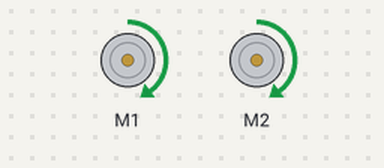
Recording of a sketch running on a simulated Arduino Uno, built with avr-gcc and run on an emulated ATmega328P. Parts: 2 × DC motor (green arrow = forward, orange = backward, longer = faster). What the sketch prints to the serial monitor is not drawn.

Above: at 1.0 s.
Timing chart, 0 to 3.0 s (numbered marks = the images above):
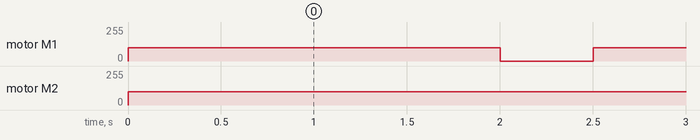

Measured:
- by itself, motor M1: alternates forward 100/255 for 2.0 s and stopped for 0.50 s
- by itself, motor M2: stopped → forward 100/255 at 0.00 s

The sketch:

DcMotor1.ino
```cpp
#include <AFMotor.h>

AF_DCMotor motor(1, MOTOR12_64KHZ); // create motor #2, 64KHz pwm
AF_DCMotor motor2(2, MOTOR12_64KHZ); // create motor #2, 64KHz pwm

int theSpeed = 100;

void setup() {
  Serial.begin(9600);           // set up Serial library at 9600 bps
  Serial.println("Motor 1 test!");

  motor.setSpeed(theSpeed);     // set the speed to 200/255
  motor2.setSpeed(theSpeed);     // set the speed to 200/255
}

void loop() {
  forward();
  delay(2000);
  turn();
  delay(500);
}

void forward(){
  motor.run(FORWARD);      // turn it on going forward
  motor2.run(FORWARD);      // turn it on going forward
}

void turn(){
  motor.run(RELEASE);      // turn it on going forward
  motor2.run(FORWARD);      // turn it on going forward
}
```
